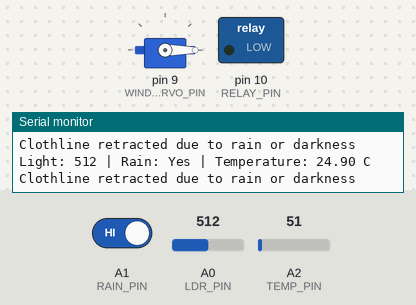
This sketch was run on a simulated Arduino Uno, built with avr-gcc and run on an emulated ATmega328P. Parts: servo, switched loads named in the sketch (green lamp = pin HIGH), the last lines printed to the serial monitor. The test bench sets the inputs (shaded band); at power-on: A2 (TEMP_PIN) = 51, A1 (RAIN_PIN) HIGH, A0 (LDR_PIN) = 512.

Above: at 1.8 s.
1.9 s: A2 (TEMP_PIN) set to 69
At 3.1 s:
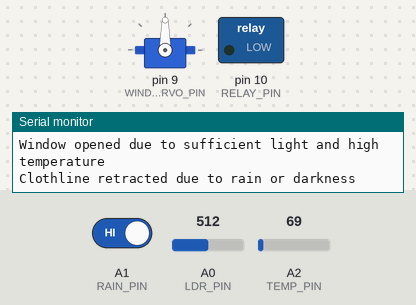
3.6 s: A1 (RAIN_PIN) driven LOW
At 5.4 s:
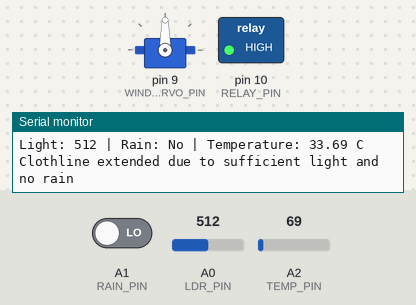
5.7 s: A2 (TEMP_PIN) set to 61
At 7.3 s:
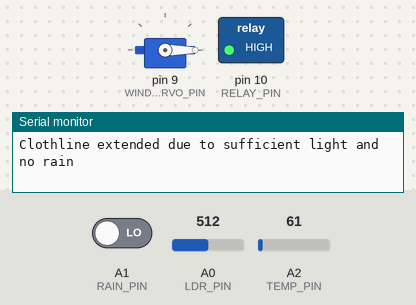
7.8 s: A2 (TEMP_PIN) set to 71
At 9.1 s:
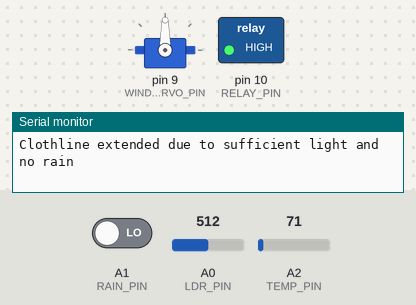
9.9 s: A2 (TEMP_PIN) set to 30
At 11.0 s:
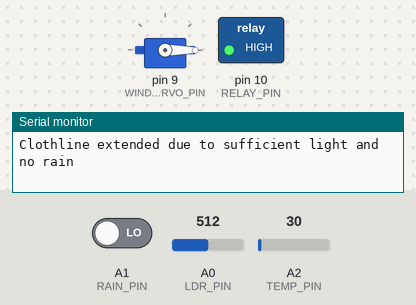
Timing chart, 0 to 12.9 s (numbered marks = the images above; inputs shaded):
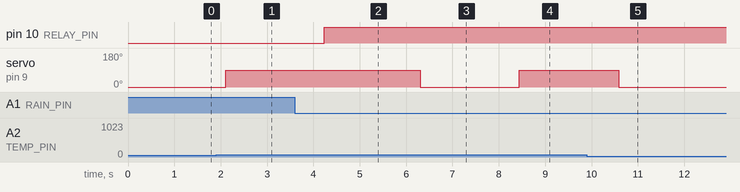

Measured:
- the behaviour switches between 61 and 62 on A2 (TEMP_PIN) (found by bisection; images 0 and 1)
- after the input at 1.9 s, servo on pin 9 (WINDOW_SERVO_PIN): 0° → 90° after 0.21 s
- after the input at 3.6 s, pin 10 (RELAY_PIN): LOW → HIGH after 0.63 s
- after the input at 5.7 s, servo on pin 9 (WINDOW_SERVO_PIN): 90° → 0° after 0.61 s
- after the input at 7.8 s, servo on pin 9 (WINDOW_SERVO_PIN): 0° → 90° after 0.64 s
- after the input at 9.9 s, servo on pin 9 (WINDOW_SERVO_PIN): 90° → 0° after 0.68 s

The sketch:

INTELLIGENT_WINDOW_AND_CLOTHING_CONTROL.ino
```cpp
#include <Servo.h>

// Define sensor pins
#define LDR_PIN A0
#define RAIN_PIN A1
#define TEMP_PIN A2

// Define servo and relay pins
#define WINDOW_SERVO_PIN 9
#define RELAY_PIN 10

// Threshold values
int lightThreshold = 300;   // Adjust based on your light sensor's readings
int rainThreshold = 500;    // Adjust based on rain sensor analog values
int temperatureThreshold = 30;  // Temperature threshold in Celsius for hot conditions

Servo windowServo;

void setup() {
  Serial.begin(9600);

  // Initialize sensor pins
  pinMode(RAIN_PIN, INPUT);

  // Initialize relay pin
  pinMode(RELAY_PIN, OUTPUT);
  digitalWrite(RELAY_PIN, LOW); // Ensure relay is off initially

  // Attach servo to pin
  windowServo.attach(WINDOW_SERVO_PIN);
  windowServo.write(0); // Initial position, window closed

  // Print initial status to Serial Monitor
  Serial.println("Automated Window and Clothline System Initialized");
}

void loop() {
  // Read sensor values
  int lightValue = analogRead(LDR_PIN);
  int rainValue = digitalRead(RAIN_PIN);
  int tempValue = analogRead(TEMP_PIN);

  // Convert tempValue to Celsius
  float temperature = (tempValue / 1024.0) * 500.0;

  // Print sensor readings to Serial Monitor
  Serial.print("Light: ");
  Serial.print(lightValue);
  Serial.print(" | Rain: ");
  Serial.print(rainValue ? "Yes" : "No");
  Serial.print(" | Temperature: ");
  Serial.print(temperature);
  Serial.println(" C");

  // Automated Window Control
  if (lightValue >= lightThreshold && temperature >= temperatureThreshold) {
    // Open the window if it's light enough and hot inside
    if (windowServo.read() != 90) {
      windowServo.write(90);  // Adjust as needed to open the window
      Serial.println("Window opened due to sufficient light and high temperature");
    }
  } else {
    // Close the window if it's dark, raining, or not hot enough
    if (windowServo.read() != 0) {
      windowServo.write(0); // Adjust as needed to close the window
      Serial.println("Window closed due to darkness, rain, or low temperature");
    }
  }

  // Automated Clothline Control
  if (lightValue >= lightThreshold && rainValue == LOW) {
    // Extend clothline if it's light and not raining
    digitalWrite(RELAY_PIN, HIGH); // Activate relay to power the motor
    Serial.println("Clothline extended due to sufficient light and no rain");
  } else {
    // Retract clothline if it starts raining or gets dark
    digitalWrite(RELAY_PIN, LOW); // Deactivate relay to stop the motor
    Serial.println("Clothline retracted due to rain or darkness");
  }

  delay(1000); // Wait 1 second before next loop
}
```
